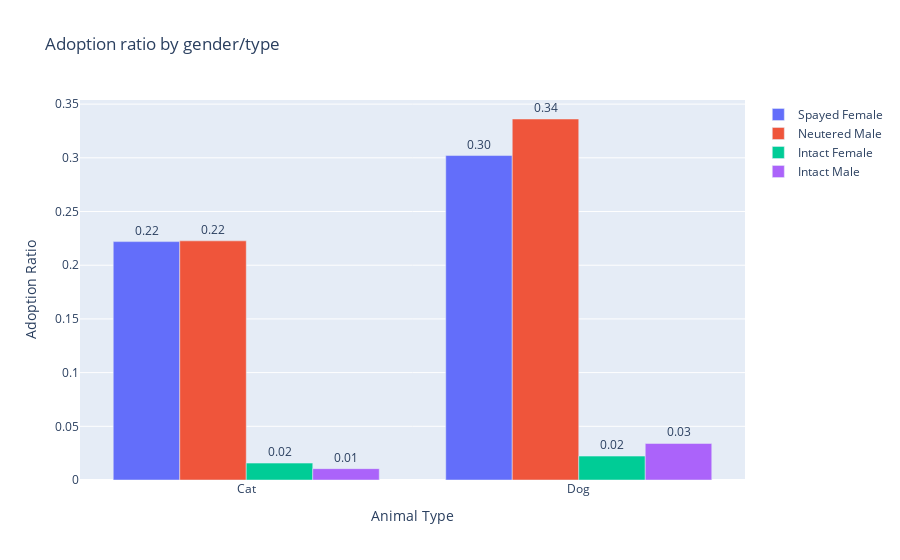

The notebook cell saved with this chart:
### Markdown cell above
# Extras

### Code cell
import plotly.graph_objects as go
animals=['Cat', 'Dog']

fig = go.Figure(data=[
    go.Bar(name='Spayed Female', x=animals, y=[0.221981, 0.302120], text=[0.221981, 0.302120]),
    go.Bar(name='Neutered Male', x=animals, y=[0.222672, 0.336147], text=[0.222672, 0.336147]),
    go.Bar(name='Intact Female', x=animals, y=[0.015715, 0.022234], text=[0.015715, 0.022234]),
    go.Bar(name='Intact Male', x=animals, y=[0.010575, 0.034027], text=[0.010575, 0.034027])
])
# Change the bar mode
fig.update_layout(barmode='group', title='Adoption ratio by gender/type', xaxis_title='Animal Type', yaxis_title='Adoption Ratio')
fig.update_traces(texttemplate='%{text:.2f}', textposition='outside')
fig.show()

### Figure 1 — Plotly figure (JSON) as saved in the notebook; plotly's stock layout.template omitted (floating-point values rounded to 4 significant figures)
{"data": [{"name": "Spayed Female", "text": ["0.221981", "0.30212"], "textposition": "outside", "texttemplate": "%{text:.2f}", "type": "bar", "x": ["Cat", "Dog"], "y": [0.222, 0.3021]}, {"name": "Neutered Male", "text": ["0.222672", "0.336147"], "textposition": "outside", "texttemplate": "%{text:.2f}", "type": "bar", "x": ["Cat", "Dog"], "y": [0.2227, 0.3361]}, {"name": "Intact Female", "text": ["0.015715", "0.022234"], "textposition": "outside", "texttemplate": "%{text:.2f}", "type": "bar", "x": ["Cat", "Dog"], "y": [0.01571, 0.02223]}, {"name": "Intact Male", "text": ["0.010575", "0.034027"], "textposition": "outside", "texttemplate": "%{text:.2f}", "type": "bar", "x": ["Cat", "Dog"], "y": [0.01057, 0.03403]}], "layout": {"barmode": "group", "title": {"text": "Adoption ratio by gender/type"}, "xaxis": {"title": {"text": "Animal Type"}}, "yaxis": {"title": {"text": "Adoption Ratio"}}}}
